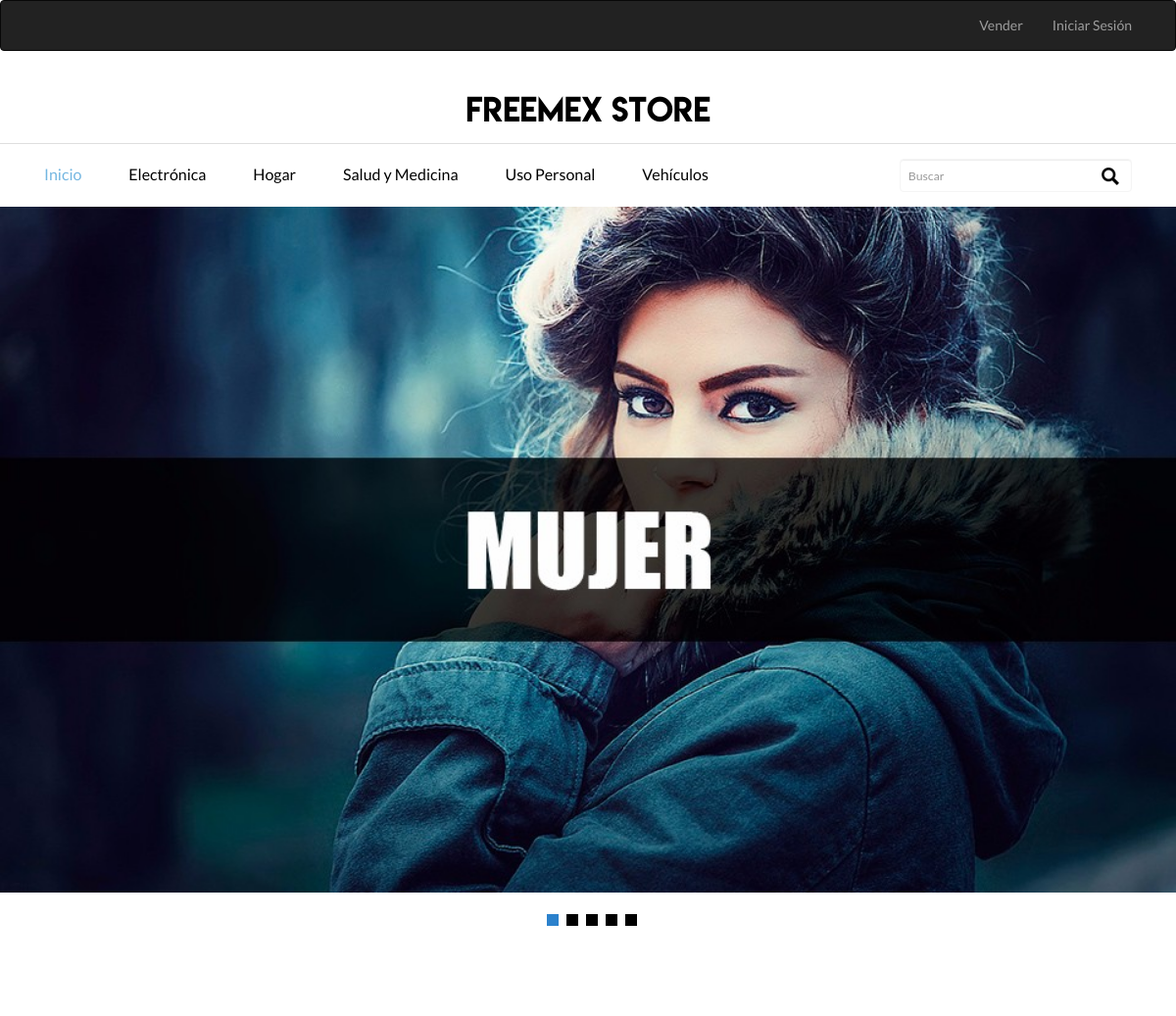
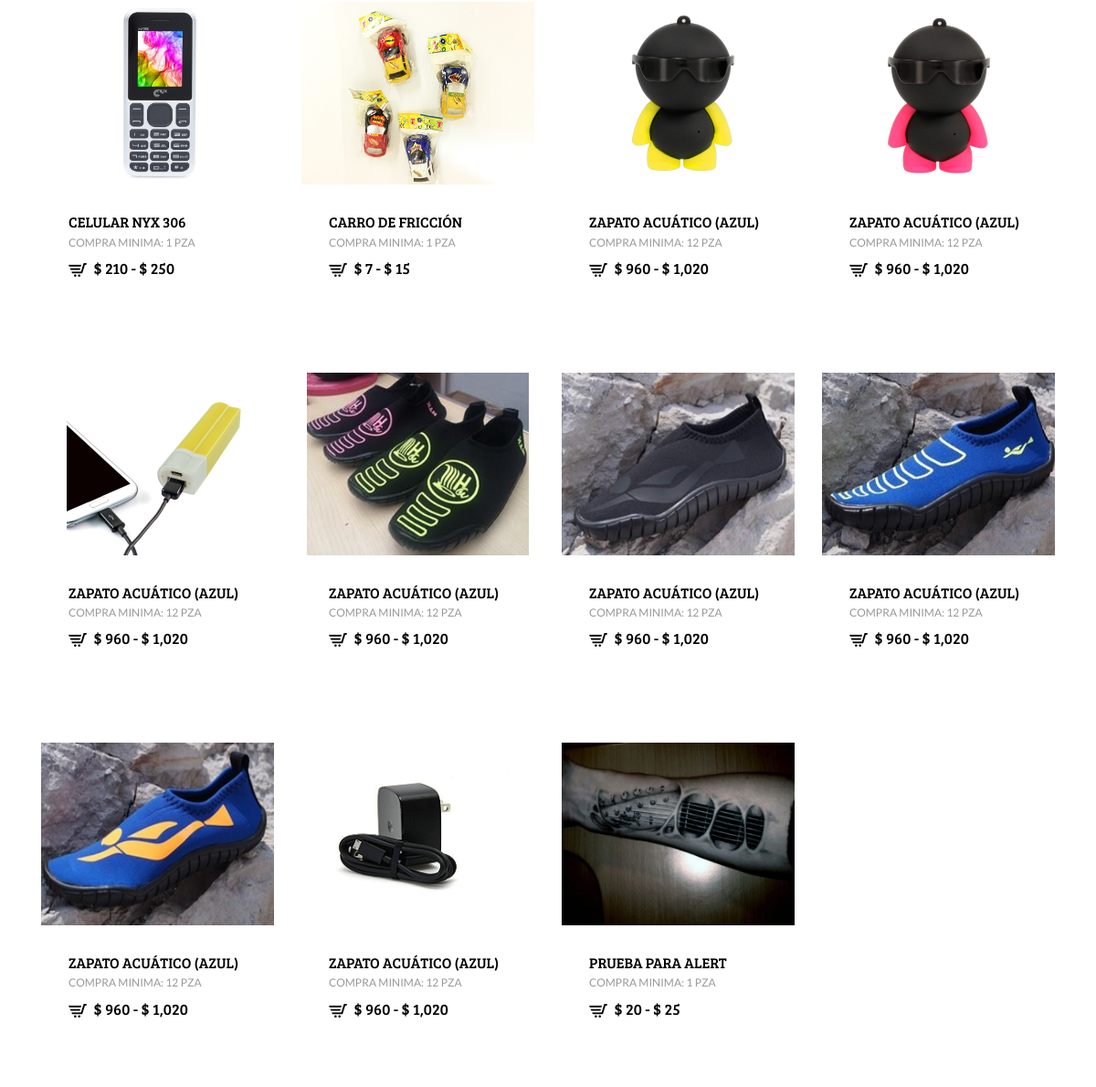
Screenshot of /ecommerce/index4.php with the database file from the repository (2 pictures, top to bottom).
### tables this page shows
CREATE TABLE `categoria` (
  `id` int(11) NOT NULL,
  `name` varchar(255) NOT NULL
);

CREATE TABLE `products` (
  `id` int(10) UNSIGNED NOT NULL,
  `user_id` int(10) UNSIGNED NOT NULL,
  `title` varchar(255) NOT NULL,
  `description` text NOT NULL,
  `princing` decimal(9,2) NOT NULL,
  `created_at` timestamp NULL DEFAULT NULL,
  `updated_at` timestamp NULL DEFAULT NULL,
  `extension` varchar(255) DEFAULT NULL,
  `minima` varchar(255) NOT NULL DEFAULT '1',
  `ima` varchar(255) DEFAULT NULL,
  `Tipo_unidad` varchar(255) NOT NULL,
  `princingMax` decimal(9,2) DEFAULT NULL,
  `categoria` varchar(255) NOT NULL,
  `sub` varchar(255) NOT NULL,
  `clas` varchar(255) DEFAULT NULL,
  `t_garantia` varchar(255) DEFAULT NULL,
  `devoluciones` varchar(255) DEFAULT NULL,
  `t_entrega` varchar(255) DEFAULT NULL,
  `envio` varchar(255) DEFAULT NULL,
  `descuento_vol` varchar(255) DEFAULT NULL
);

### ecommerce/database/products.php (called while the page is built, shortened)
<?php
include('config/db.php');
$next="SELECT * FROM products LIMIT ".$empezar.",".$t_paginas;
$conn=$gbd->prepare($next);
$conn->execute(array());
?>

### ecommerce/index4.php (the view, shortened to what this page needs)
<?php
$pagina=1;
$t_paginas=40;
$empezar=($pagina-1)*$t_paginas;
?>
<!DOCTYPE html>
<html>
<head>
<link href="css/bootstrap.css" rel="stylesheet" type="text/css" media="all" />
<link href="css/style2.css" rel="stylesheet" type="text/css" media="all" />
<link href="css/memenu.css" rel="stylesheet" type="text/css" media="all" />
</head>
<body>
<div id="app">
    <div>
        <nav class="navbar navbar-expand-lg navbar-inverse bg-inverse">
            <div class="container">
                <div class="collapse navbar-collapse" id="app-navbar-collapse">
                    <ul class="nav navbar-nav">
                    </ul>
                    <ul class="nav navbar-nav navbar-right">
                        <li>
                         <a href="view/sellers">
                            Vender
                         </a>
                        </li>
                           <?php if(!isset($_SESSION['SESS_MEMBER_ID'])){ ?>
                            <li><a href="view/auth">Iniciar Sesión</a></li>
                        <?php }else{ ?>
                            <li><a href="view/auth/home.php">Mi perfil</a></li>
                            <li><a href="view/auth">Cerrar Sesión</a></li>
                        <?php } ?>
                    </ul>
                </div>
            </div>
        </nav>
    </div>
</div>
	<div class="logo">
		<a href="./"><h1>Freemex Store</h1></a>
	</div>
<?php
include('view/layouts/menu.php');
?>
	<div class="bnr" id="home">
		<div  id="top" class="callbacks_container">
			<ul class="rslides" id="slider4">
			    <li>
					<img src="image/ropa_mujer.jpg" alt=""/>
				</li>
			</ul>
		</div>
	</div>
	<div class="product">
		<div class="container">
			<div class="product-top">
			<?php
			$n_product=1;
			include('database/products.php');
			foreach($conn as $row){
			?>
			    <?php if($n_product==1){ ?>
			    <div class="product-one">
			    <?php } ?>
    				<div class="col-md-3 product-left">
						<div class="product-main simpleCart_shelfItem">
							<a href="view/products/show.php?id=<?php echo $row['id']; ?>" class="mask"><img class="img-responsive zoom-img" src="view/products/image/<?php echo $row['id'].$row['extension']; ?>" alt="" /></a>
							<div class="product-bottom">
								<h3><?php echo $row['title']; ?></h3>
								<p>Compra minima: <?php echo $row['minima']." ".$row['Tipo_unidad']; ?></p>
								<h4><a class="item_add" href="#"><i></i></a> <span class=" item_price">$ <?php echo number_format($row['princing']); ?>
									<?php
									if($row['princingMax'] != ''){
										echo "- $ ".number_format($row['princingMax']);
									}
									?></span></h4>
							</div>
						</div>
					</div>
				<?php
				$cierre=$n_product;
				$n_product=$n_product+1;
				if ($cierre==4) {
					$n_product=1; ?>
				</div>
				<?php } ?>
    		<?php } ?>
			</div>
		</div>
	</div>
</body>

### ecommerce/view/layouts/menu.php (shortened to what this page needs)
<?php
include('config/db.php');
	$prin="SELECT * FROM categoria ORDER BY name";
$conn=$gbd->prepare($prin);
$conn->execute();
?>
	<div class="header-bottom">
		<div class="container">
			<div class="header">
				<div class="col-md-9 header-left">
				<div class="top-nav">
					<ul class="memenu skyblue">
						<li class="active"><a href="view/products">Inicio</a></li>
						<?php while($res=$conn->fetch()){ ?>
						<li class="grid"><a href="view/products/?busqueda=<?php echo $res['name']; ?>
							"><?php echo $res['name']; ?></a>
						</li>
						<?php }  ?>
					</ul>
				</div>
			</div>
			<div class="col-md-3 header-right">
             <div class="search-bar">
                <form action="" method="GET" role="search">
                    <input type="text" name="busqueda" class="form-control" placeholder="Buscar" >
                    <input type="submit" class="lupa" value="">
                </form>
              </div>
            </div>
			<div class="clearfix"> </div>
			</div>
		</div>
	</div>

### ecommerce/css/style2.css (style rules this page uses)
body { background:#fff; font-family: 'Lato-Regular'; }
body a { transition: 0.5s all; -webkit-transition: 0.5s all; -o-transition: 0.5s all; -moz-transition: 0.5s all; -ms-transition: 0.5s all; }
.logo { text-align: center; padding: 25px 0 20px 0px; border-bottom: 1px solid #DEDEDE; }
.logo a h1 { font-size: 32px; color: #000000; margin: 0; font-family: 'LemonMilk'; text-transform: uppercase; display: inline-block; }
.search-bar input[type="text"] { width: 100%; padding: 8px 45px 8px 8px; border: 1px solid #F5F5F5; background: none; outline: none; -webkit-appearance: none; color: rgba(0, 0, 0, 0.74); font-size: 0.875em; font-family: 'Lato', sans-serif; position: relative; }
.search-bar .lupa { background: url(../image/search.png)no-repeat 0px 0px; outline: none; -webkit-appearance: none; border: 0; display: inline-block; vertical-align: -webkit-baseline-middle; position: absolute; width: 18px; height: 18px; top: 9px; right: 10%; }
.search-bar { width: 93%; float: right; }
.item_add { color: #fff; border:none; }
.header-bottom { padding: 18px 0px; }
.callbacks_container { position: relative; float: left; width: 100%; }
.callbacks { position: relative; list-style: none; overflow: hidden; width: 100%; padding: 0; margin: 0; }
.callbacks li { position: absolute; width: 100%; left: 0; top: 0; }
.rslides { position: relative; list-style: none; overflow: hidden; width: 100%; padding: 0; margin: 0; }
.rslides li { -webkit-backface-visibility: hidden; position: absolute; display: none; width: 100%; left: 0; top: 0; }
.rslides img { height: auto; display: block; float: left; width: 100%; border: 0; }
.product-left { text-align: center; }
.product-main { padding: 1em 0px 2.7em 0px; }
.product { padding: 3em 0px 6em 0px; }
.product-bottom h3 { font-size: 16px; color: #000; margin: 0; text-transform: uppercase; font-family: 'BreeSerif-Regular'; }
.product-bottom h4 span { font-size: 17px; color: #000; margin: 5px 0 0 0; font-family: 'BreeSerif-Regular'; }
.product-bottom h4 i { background: url(../image/cart-2.png) no-repeat; width: 20px; height: 15px; display: inline-block; margin-right: 4px; vertical-align: middle; }
.product-bottom { text-align: left; margin-top: 20px; padding-left: 30px; }
.product-bottom p { font-size: 12px; color: #999; margin: 5px 0 0 0; text-transform: uppercase; }
.product-one:nth-child(2) { margin-top:30px; }
.product-left { margin-top:30px }
img.zoom-img { max-width:100%; height:200px; -webkit-transform: scale(1, 1); -webkit-transition-timing-function: ease-out; -webkit-transition-duration: 250ms; -moz-transform: scale(1, 1); -moz-transition-timing-function: ease-out; -moz-transition-duration: 250ms; margin: 0 auto; }
a.mask { text-decoration: none; overflow: hidden; display: block; padding: 12px 0px; }
ul { padding: 0; list-style: none; }
@media (max-width:1280px) { .logo { padding: 22px 0 17px 0px; } }
@media (max-width:1280px) { .header-bottom { padding: 15px 0px; } }
@media (max-width:1280px) { .product { padding: 3em 0px 5em 0px; } }

### ecommerce/css/memenu.css (style rules this page uses)
.memenu { margin: 5px 0 0 0; padding: 0; width: 100%; list-style: none; display: inline-block; position: relative; font-size: 15px; }
.memenu li { display:inline-block; }
.memenu>li>a { float: left; padding-right: 45px; color: #000; font-size: 16px; text-decoration: none; transition: color .4s ease-in-out; -moz-transition: color .4s ease-in-out; -webkit-transition: color .4s ease-in-out; -o-transition: color .4s ease-in-out; }
.skyblue li>a,.skyblue>li.showhide span { color:#000; }
.skyblue>li:hover>a,.skyblue>li.active>a,.skyblue .dropdown li:hover>a { color:#73B6E1; }

### rows the page displays
categoria: name "Electrónica"
categoria: name "Hogar"
categoria: name "Salud y Medicina"
categoria: name "Uso Personal"
categoria: name "Vehículos"
products: extension (picture), title "CELULAR NYX 306", minima "1", Tipo_unidad "PZA", princing "210", princingMax "250"
products: extension (picture), title "CARRO DE FRICCIÓN", minima "1", Tipo_unidad "PZA", princing "7", princingMax "15"
products: extension (picture), title "ZAPATO ACUÁTICO (AZUL)", minima "12", Tipo_unidad "PZA", princing "960", princingMax "1,020"
products: extension (picture), title "ZAPATO ACUÁTICO (AZUL)", minima "12", Tipo_unidad "PZA", princing "960", princingMax "1,020"
products: extension (picture), title "ZAPATO ACUÁTICO (AZUL)", minima "12", Tipo_unidad "PZA", princing "960", princingMax "1,020"
products: extension (picture), title "ZAPATO ACUÁTICO (AZUL)", minima "12", Tipo_unidad "PZA", princing "960", princingMax "1,020"
products: extension (picture), title "ZAPATO ACUÁTICO (AZUL)", minima "12", Tipo_unidad "PZA", princing "960", princingMax "1,020"
products: extension (picture), title "ZAPATO ACUÁTICO (AZUL)", minima "12", Tipo_unidad "PZA", princing "960", princingMax "1,020"
products: extension (picture), title "ZAPATO ACUÁTICO (AZUL)", minima "12", Tipo_unidad "PZA", princing "960", princingMax "1,020"
products: extension (picture), title "ZAPATO ACUÁTICO (AZUL)", minima "12", Tipo_unidad "PZA", princing "960", princingMax "1,020"
products: extension (picture), title "PRUEBA PARA ALERT", minima "1", Tipo_unidad "PZA", princing "20", princingMax "25"
